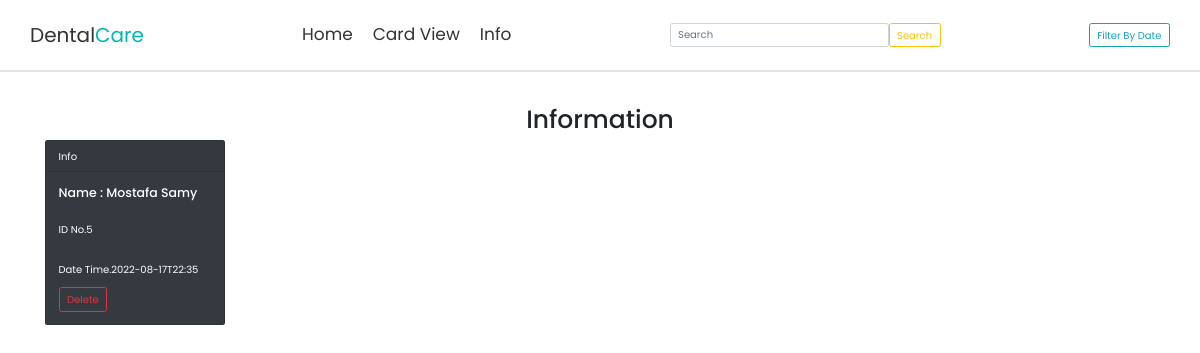
The page /info on the database as committed earlier.
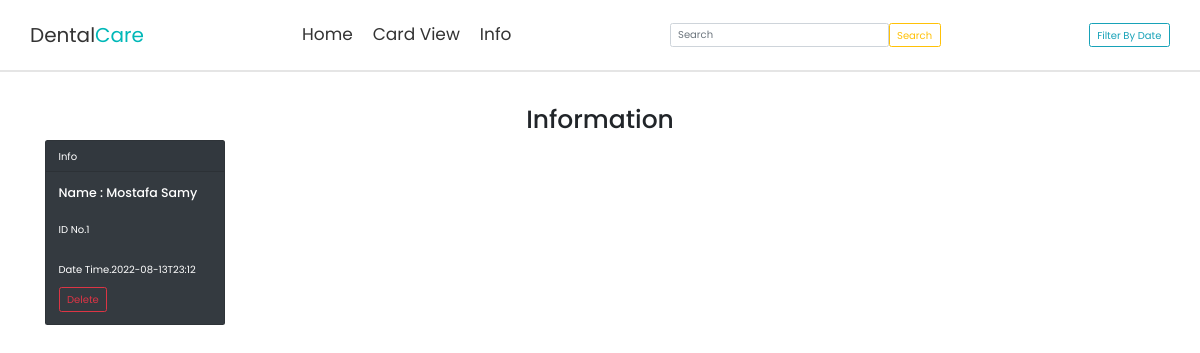
The same page on the database as committed later.
### tables this page shows
CREATE TABLE contact_form ( id Integer PRIMARY KEY,
  name varchar(100) NOT NULL,
  email varchar(100) NOT NULL,
  number varchar(11) NOT NULL,
  date datetime NOT NULL UNIQUE,
  picture,
  app_status BOOLEAN
);

### app.py (the view)
@app.route('/info')
@app.route('/info/<name>/<email>/<number>/<date>')
def info(name = '',email='',number='',date=''):
    conn = get_db().cursor()
    conn.execute("select * from contact_form order by date;")
    data = conn.fetchall()
    return render_template("info.html" ,name = name,email=email,number=number,date=date,data=data)

### database.py (called while the page is built)
def get_db():
    db = sqlite3.connect('Patients.sqlite',detect_types=sqlite3.PARSE_DECLTYPES)
    db.row_factory = sqlite3.Row
    return db

### templates/info.html (shortened to what this page needs)
{% extends 'search_nav.html' %}
{% block content %}
<h1 align="center" style="margin-top:60px;">Information</h1>
<div class="row">
{% for row in data %}
<div class="col-3">
  <div class="card text-white bg-dark mb-3" style="max-width: 18rem;">
    <div class="card-header">Info</div>
    <div class="card-body">
    <h5 class="card-title">Name : {{ row ['name'] }}</h5>
    <br>
    <p class="card-text">ID No.{{ row['id'] }}</p>
    <br>
    <p class="card-text">Date Time.{{ row['date'] }}</p>
    <a href="{{url_for('delete_id',id=row['id'])}}" class="btn btn-outline-danger">Delete</a>
    </div>
    </div>
</div>
{% endfor %}
</div>
{% endblock %}

### templates/search_nav.html (shortened to what this page needs)
<head>
    <link rel="stylesheet" href="https://cdnjs.cloudflare.com/ajax/libs/font-awesome/6.0.0/css/all.min.css">
    <link rel="stylesheet" href="https://use.fontawesome.com/releases/v5.2.0/css/all.css">
    <link rel="stylesheet" href="https://cdnjs.cloudflare.com/ajax/libs/bootstrap/4.6.1/css/bootstrap.min.css">
    <link rel="stylesheet" href="{{url_for('static',filename='style.css')}}">
</head>
<body>
<header class="header fixed-top">
    <div class="container">
        <div class="row align-items-center justify-content-between">
            <a href="{{url_for('admin')}}" class="logo">Dental<span>Care</span></a>
            <nav class="nav">
                <a href="{{url_for('admin')}}">Home</a>
                <a href="{{url_for('card')}}" style="margin-right:10px;">Card View</a>
                <a href="{{url_for('info')}}" style="margin-right:10px;">Info</a>
            </nav>
            <form method="POST" action="{{url_for('search_appointment')}}" class="d-flex">
                <input class="form-control me-2" name="name" type="search" placeholder="Search" aria-label="Search">
                <button class="btn btn-outline-warning" type="submit">Search</button>
            </form>
            <button type="button" method="get" onclick="window.location.href='{{ url_for( 'filter_app') }}';" name="name" class="btn btn-outline-info">Filter By Date</button>
        </div>
    </div>
</header>
<br><br><br>
<div class="container">
    {% block content %}{% endblock %}
</div>

### static/style.css (style rules this page uses)
* { font-family: 'Poppins', sans-serif; margin: 0; padding: 0; box-sizing: border-box; outline: none; border: none; text-decoration: none !important; text-transform: capitalize; }
.header { padding: 2rem; border-bottom: var(--border); }
.header .logo { font-size: 2rem; color: var(--black); }
.header .logo span { color: var(--blue); }
.header .nav a { margin: 0 1rem; font-size: 1.7rem; color: var(--black); }

Rows that differ between the two databases and show on the page:
removed contact_form: name "Mostafa Samy", id "5", date "2022-08-17T22:35"
added contact_form: name "Mostafa Samy", id "1", date "2022-08-13T23:12"
